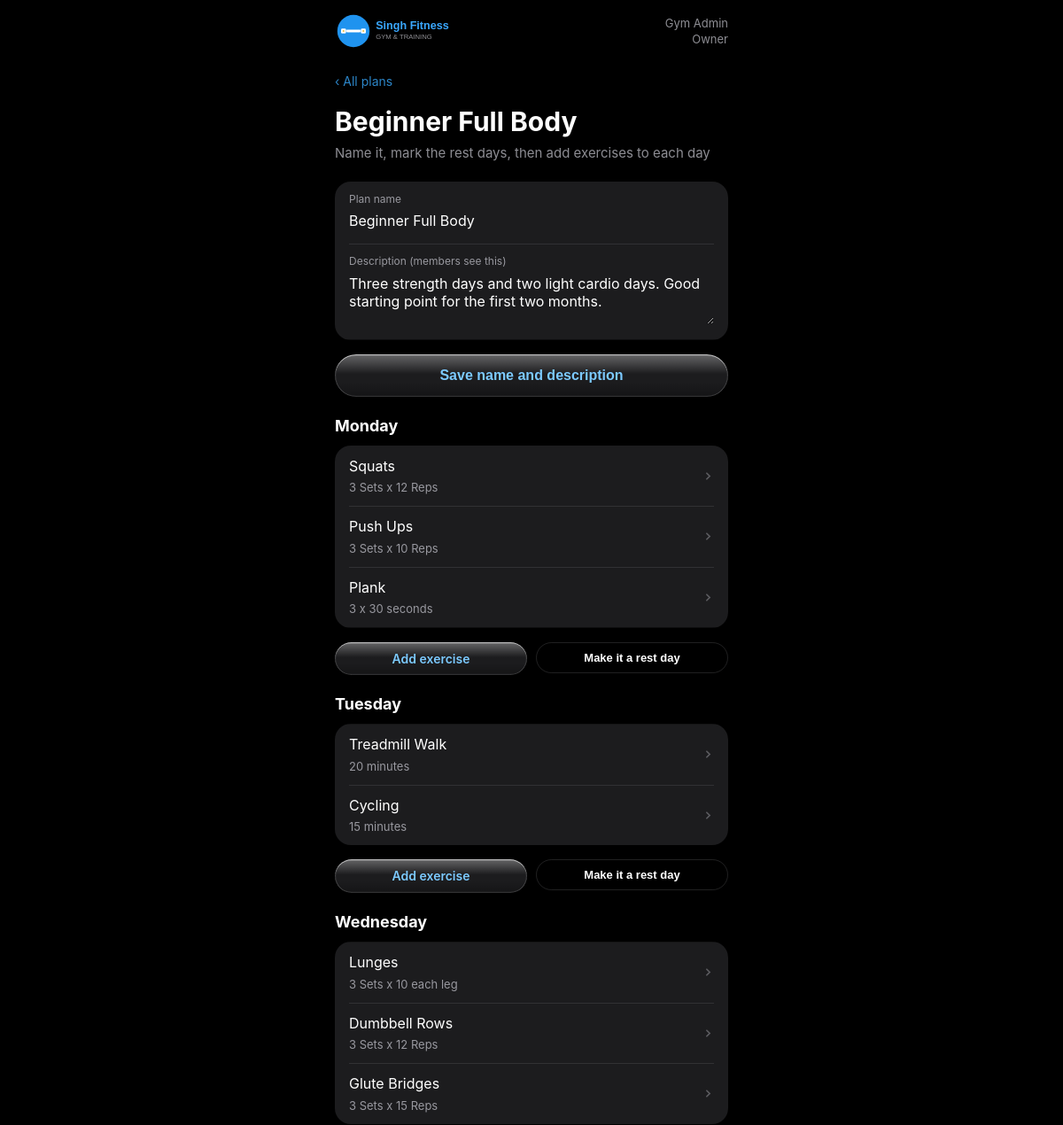
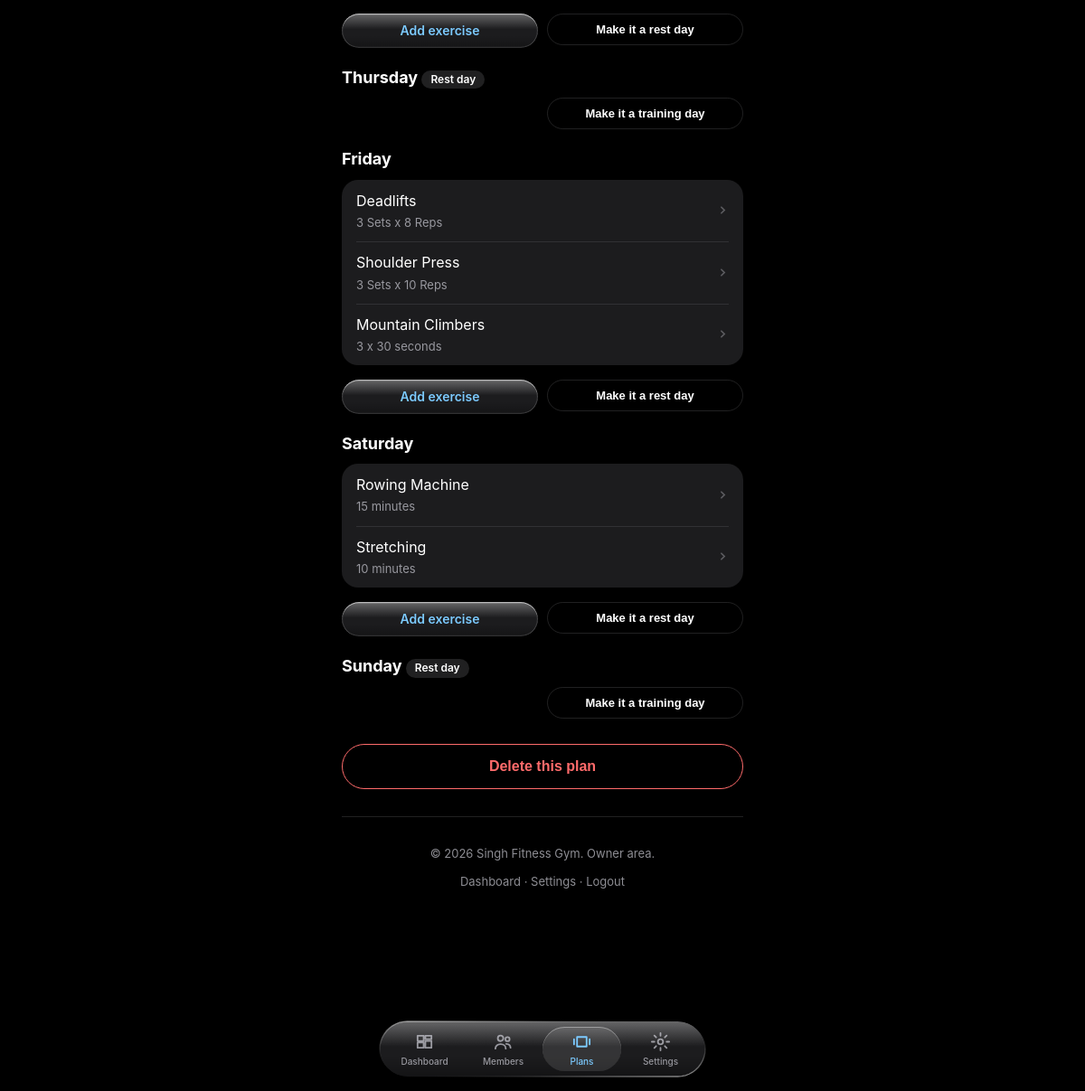
The page /admin-plans.php?type=workout&id=wp_beginner (signed in) on the database its author committed (2 pictures, top to bottom).
### tables this page shows
CREATE TABLE workout_plans (
  id          VARCHAR(50) PRIMARY KEY,
  name        VARCHAR(120) NOT NULL,
  description TEXT,
  price       DECIMAL(8,2)
);

CREATE TABLE exercises (
  id          VARCHAR(50) PRIMARY KEY,
  day_id      INT NOT NULL,
  name        VARCHAR(120) NOT NULL,
  sets_label  VARCHAR(50),                        
  tutorial    TEXT,
  youtube_url VARCHAR(255),
  gif_path    VARCHAR(255),                       
  gif_credit  VARCHAR(255),                       
  sort_order  INT DEFAULT 0,
  FOREIGN KEY (day_id) REFERENCES workout_days(id) ON DELETE CASCADE
);

CREATE TABLE workout_days (
  id          INT AUTO_INCREMENT PRIMARY KEY,
  plan_id     VARCHAR(50) NOT NULL,
  day_name    VARCHAR(15) NOT NULL,               
  is_rest_day TINYINT(1) DEFAULT 0,
  FOREIGN KEY (plan_id) REFERENCES workout_plans(id) ON DELETE CASCADE,
  UNIQUE KEY one_row_per_day (plan_id, day_name)
);

### config.php (called while the page is built, shortened)
<?php
$themeAttr = "";
$logoUrl = "assets/img/logo.svg";
?>

### admin-plans.php (the view, shortened to what this page needs)
<?php
require_once "config.php";
$successMsg = "";
$type = $_GET["type"] ?? "";
$planId = $_GET["id"] ?? "";
$exerciseId = $_GET["exercise"] ?? "";
$workoutPlans = [];
$dietPlans = [];
$plan = null;
$days = [];
if ($type == "workout" && $planId != "") {
    if ($planId == "new") {
        $plan = ["id" => "new", "name" => $_POST["name"] ?? "", "description" => $_POST["description"] ?? ""];
    } else {
        $stmt = $conn->prepare("SELECT id, name, description FROM workout_plans WHERE id = ?");
        $stmt->bind_param("s", $planId);
        $stmt->execute();
        $plan = $stmt->get_result()->fetch_assoc();
        $stmt = $conn->prepare("SELECT d.id, d.day_name, d.is_rest_day, e.id AS ex_id, e.name AS ex_name, e.sets_label
                                FROM workout_days d
                                LEFT JOIN exercises e ON e.day_id = d.id
                                WHERE d.plan_id = ? ORDER BY d.id, e.sort_order");
        $stmt->bind_param("s", $planId);
        $stmt->execute();
        $result = $stmt->get_result();
        while ($row = $result->fetch_assoc()) {
            if (!isset($days[$row["id"]])) {
                $days[$row["id"]] = ["id" => $row["id"], "day_name" => $row["day_name"], "rest" => $row["is_rest_day"] == 1, "exercises" => []];
            }
            if ($row["ex_id"] != "") {
                $days[$row["id"]]["exercises"][] = $row;
            }
        }
    }
}
?>
<!doctype html>
<html lang="en"<?php echo $themeAttr; ?>>
<head>
<link rel="stylesheet" href="assets/css/base.css?v=<?php echo filemtime("assets/css/base.css"); ?>">
<link rel="stylesheet" href="assets/css/shared.css?v=<?php echo filemtime("assets/css/shared.css"); ?>">
</head>
<body class="has-tabbar">
<header class="topbar">
    <img src="<?php echo htmlspecialchars($logoUrl); ?>" alt="Singh Fitness logo" width="140" height="42">
    <div class="who">
        <?php echo htmlspecialchars($_SESSION["memberName"]); ?><br>
        Owner
    </div>
</header>
<div class="page">
<?php if ($type == "") { ?>
    <h1 class="title">Plans</h1>
    <p class="sub">Build the workout and diet plans members follow</p>
    <?php if ($successMsg != "") { ?><p class="success-text"><?php echo htmlspecialchars($successMsg); ?></p><?php } ?>
    <h2 class="section-title">Workout plans</h2>
    <?php if (count($workoutPlans) == 0) { ?>
        <p class="empty-text">No workout plans yet.</p>
    <?php } else { ?>
        <div class="group plain" data-sq="22">
            <?php foreach ($workoutPlans as $p) { ?>
                <a href="admin-plans.php?type=workout&id=<?php echo urlencode($p["id"]); ?>" class="row link" data-tap>
                    <div class="label">
                        <?php echo htmlspecialchars($p["name"]); ?>
                        <span class="hint"><?php echo (int)$p["members_on"]; ?> member<?php echo $p["members_on"] == 1 ? "" : "s"; ?> on it &middot; <?php echo htmlspecialchars($p["description"]); ?></span>
                    </div>
                    <div class="chev"><svg viewBox="0 0 24 24" fill="none" stroke="currentColor" stroke-width="3.2" stroke-linecap="round"><path d="M9 6l6 6-6 6"/></svg></div>
                </a>
            <?php } ?>
        </div>
    <?php } ?>
    <a href="admin-plans.php?type=workout&id=new" class="btn frost" data-press>New workout plan</a>
    <h2 class="section-title">Diet plans</h2>
    <?php if (count($dietPlans) == 0) { ?>
        <p class="empty-text">No diet plans yet.</p>
    <?php } else { ?>
        <div class="group plain" data-sq="22">
            <?php foreach ($dietPlans as $p) { ?>
                <a href="admin-plans.php?type=diet&id=<?php echo urlencode($p["id"]); ?>" class="row link" data-tap>
                    <div class="label">
                        <?php echo htmlspecialchars($p["name"]); ?>
                        <span class="hint"><?php echo (int)$p["members_on"]; ?> member<?php echo $p["members_on"] == 1 ? "" : "s"; ?> on it &middot; <?php echo htmlspecialchars($p["description"]); ?></span>
                    </div>
                    <div class="chev"><svg viewBox="0 0 24 24" fill="none" stroke="currentColor" stroke-width="3.2" stroke-linecap="round"><path d="M9 6l6 6-6 6"/></svg></div>
                </a>
            <?php } ?>
        </div>
    <?php } ?>
    <a href="admin-plans.php?type=diet&id=new" class="btn frost" data-press>New diet plan</a>
<?php } elseif ($type == "workout") { ?>
    <a href="admin-plans.php" class="back-link">&lsaquo; All plans</a>
    <h1 class="title"><?php echo $planId == "new" ? "New workout plan" : htmlspecialchars($plan["name"]); ?></h1>
    <p class="sub">Name it, mark the rest days, then add exercises to each day</p>
    <form method="POST" action="admin-plans.php" id="planForm" novalidate>
        <div class="group plain" data-sq="22">
            <div class="row">
                <span class="field-label">Plan name</span>
                <input type="text" name="name" id="name" value="<?php echo htmlspecialchars($plan["name"]); ?>" placeholder="e.g. Beginner Full Body">
            </div>
            <div class="row">
                <span class="field-label">Description (members see this)</span>
                <textarea name="description" id="description" placeholder="Who it's for and what it focuses on"><?php echo htmlspecialchars($plan["description"]); ?></textarea>
            </div>
        </div>
        <button type="submit" class="btn frost" data-press><?php echo $planId == "new" ? "Create plan" : "Save name and description"; ?></button>
    </form>
    <?php if ($planId != "new") { ?>
        <?php foreach ($days as $d) { ?>
            <h2 class="section-title">
                <?php echo $d["day_name"]; ?>
                <?php if ($d["rest"]) { ?><span class="pill">Rest day</span><?php } ?>
            </h2>
            <?php if (!$d["rest"]) { ?>
                <?php if (count($d["exercises"]) == 0) { ?>
                    <p class="empty-text">No exercises yet.</p>
                <?php } else { ?>
                    <div class="group plain" data-sq="22">
                        <?php foreach ($d["exercises"] as $e) { ?>
                            <a href="admin-plans.php?type=workout&id=<?php echo urlencode($planId); ?>&exercise=<?php echo urlencode($e["ex_id"]); ?>" class="row link" data-tap>
                                <div class="label">
                                    <?php echo htmlspecialchars($e["ex_name"]); ?>
                                    <span class="hint"><?php echo htmlspecialchars($e["sets_label"]); ?></span>
                                </div>
                                <div class="chev"><svg viewBox="0 0 24 24" fill="none" stroke="currentColor" stroke-width="3.2" stroke-linecap="round"><path d="M9 6l6 6-6 6"/></svg></div>
                            </a>
                        <?php } ?>
                    </div>
                <?php } ?>
            <?php } ?>
            <div class="two-col">
                <?php if (!$d["rest"]) { ?>
                    <a href="admin-plans.php?type=workout&id=<?php echo urlencode($planId); ?>&exercise=new&day=<?php echo $d["id"]; ?>" class="btn frost small" data-press style="width:auto;">Add exercise</a>
                <?php } else { ?>
                    <span></span>
                <?php } ?>
                <form method="POST" action="admin-plans.php">
                    <button type="submit" class="btn-outline small" style="width:100%; padding:9px 12px; font-size:13px; margin:0;"><?php echo $d["rest"] ? "Make it a training day" : "Make it a rest day"; ?></button>
                </form>
            </div>
        <?php } ?>
        <form method="POST" action="admin-plans.php"  style="margin-top:28px;">
            <button type="submit" class="confirm-btn btn-outline" style="color:var(--red); border-color:var(--red);">Delete this plan</button>
        </form>
    <?php } ?>
<?php } ?>
    <footer class="site-footer">
        <p>&copy; <?php echo date("Y"); ?> Singh Fitness Gym. Owner area.</p>
        <p><a href="admin-dashboard.php">Dashboard</a> &middot; <a href="admin-settings.php">Settings</a> &middot; <a href="logout.php">Logout</a></p>
    </footer>
</div>
<div class="scrim"></div>
<div class="dock">
    <nav class="bar" id="bar">
        <div class="bar__glass"></div><div class="bar__sheen"></div>
        <div class="tabs" id="tabs">
            <div class="lens" id="lens"></div>
            <button class="tab" data-i="0" data-href="admin-dashboard.php">
                <svg viewBox="0 0 24 24" fill="none" stroke="currentColor" stroke-width="1.9" stroke-linecap="round" stroke-linejoin="round"><path d="M4 5h7v6H4zM13 5h7v4h-7zM13 11h7v8h-7zM4 13h7v6H4z"/></svg><span class="t">Dashboard</span>
            </button>
            <button class="tab" data-i="1" data-href="admin-members.php">
                <svg viewBox="0 0 24 24" fill="none" stroke="currentColor" stroke-width="1.9" stroke-linecap="round"><circle cx="9" cy="8" r="3.2"/><path d="M3 20c0-3.2 2.7-5.3 6-5.3s6 2.1 6 5.3"/><circle cx="17" cy="9" r="2.4"/><path d="M15.5 14.4c2.8.2 5 2 5 4.6"/></svg><span class="t">Members</span>
            </button>
            <button class="tab on" data-i="2" data-href="admin-plans.php">
                <svg viewBox="0 0 24 24" fill="none" stroke="currentColor" stroke-width="1.9" stroke-linecap="round" stroke-linejoin="round"><path d="M6.5 6.5h11v11h-11z"/><path d="M3 9v6M21 9v6"/></svg><span class="t">Plans</span>
            </button>
            <button class="tab" data-i="3" data-href="admin-settings.php">
                <svg viewBox="0 0 24 24" fill="none" stroke="currentColor" stroke-width="1.9" stroke-linecap="round" stroke-linejoin="round"><circle cx="12" cy="12" r="3"/><path d="M12 2v3M12 19v3M2 12h3M19 12h3M4.9 4.9l2.1 2.1M17 17l2.1 2.1M4.9 19.1L7 17M17 7l2.1-2.1"/></svg><span class="t">Settings</span>
            </button>
        </div>
    </nav>
</div>
</body>
</html>

### assets/css/base.css (style rules this page uses)
* { box-sizing: border-box; }
:root { color-scheme: dark; --blue: #4aa9f0; --blue-deep: #2c86c9; --ink: #7ccaff; --gold: #d9ae4e; --gold-deep: #b98f33; --gold-ink: #ffd777; --text: #ffffff; --text-soft: #ebebf599; --text-faint: #ebebf54d; --bg-rgb: 0 0 0; --bg: rgb(var(--bg-rgb)); --card: #1c1c1e; --line: #54545861; --red: #ff6b6b; --green: #4cd964; --bloom: 1.03; --bounce: 1.60; --speed: 260ms; }
:root:not([data-theme="light"]) { --tabbar-frost: 38 38 41; --tabbar-frost-a: 0.74; --tabbar-rim-hot: #ffffff8f; --tabbar-rim-cool: #ffffff1f; --tabbar-shade: #00000047; --tabbar-ink: #7ccaff; --tabbar-text-2: #ebebf599; --tabbar-lens-rest: #ffffff1c; --tabbar-lens-live: #ffffff17; --tabbar-lens-rim: #ffffffc9; }
body.has-tabbar { padding-bottom: calc(150px + env(safe-area-inset-bottom)); }
body { margin: 0; background: var(--bg); color: var(--text); font-family: -apple-system, "Segoe UI", Arial, sans-serif; font-size: 16px; line-height: 1.4; }
.page { max-width: 480px; margin: 0 auto; padding: 24px 18px 60px; }
.title { font-size: 30px; font-weight: 700; margin: 10px 0 4px; }
.sub { color: var(--text-soft); font-size: 15px; margin: 0 0 22px; }
a { color: var(--blue-deep); text-decoration: none; }

### rows shown on the page
workout_plans: name "Beginner Full Body", description "Three strength days and two light cardio days. Good starting point for the first two months."
exercises: name "Squats", sets_label "3 Sets x 12 Reps"
exercises: name "Push Ups", sets_label "3 Sets x 10 Reps"
exercises: name "Plank", sets_label "3 x 30 seconds"
exercises: name "Treadmill Walk", sets_label "20 minutes"
exercises: name "Cycling", sets_label "15 minutes"
exercises: name "Lunges", sets_label "3 Sets x 10 each leg"
exercises: name "Dumbbell Rows", sets_label "3 Sets x 12 Reps"
exercises: name "Glute Bridges", sets_label "3 Sets x 15 Reps"
workout_days: day_name "Thursday", shows "Rest day", shows "Make it a training day"
exercises: name "Deadlifts", sets_label "3 Sets x 8 Reps"
exercises: name "Shoulder Press", sets_label "3 Sets x 10 Reps"
exercises: name "Mountain Climbers", sets_label "3 x 30 seconds"
exercises: name "Rowing Machine", sets_label "15 minutes"
exercises: name "Stretching", sets_label "10 minutes"
workout_days: day_name "Sunday", shows "Rest day", shows "Make it a training day"

### other values the page prints
$_SESSION["memberName"] "Gym Admin"
$d["day_name"] "Monday"
$d["day_name"] "Tuesday"
$d["day_name"] "Wednesday"
$d["day_name"] "Friday"
$d["day_name"] "Saturday"
